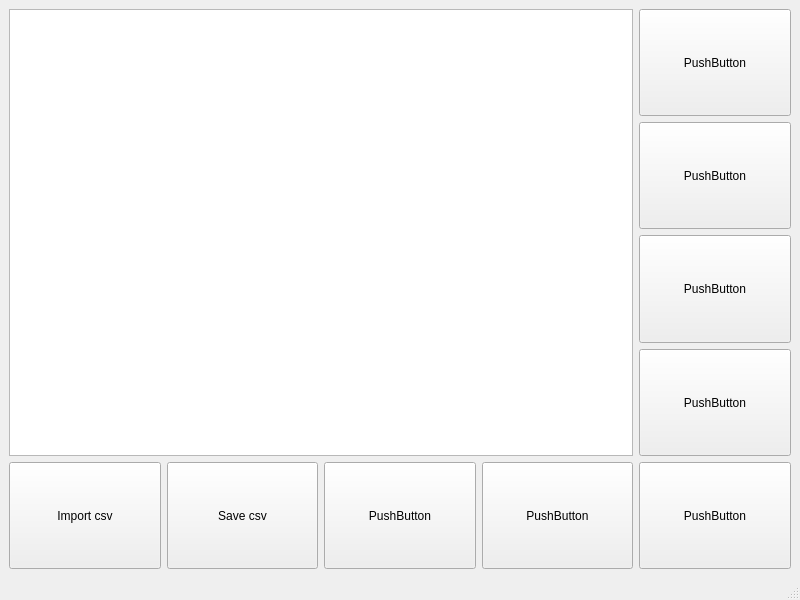
<?xml version="1.0" encoding="UTF-8"?>
<ui version="4.0">
 <class>MainWindow</class>
 <widget class="QMainWindow" name="MainWindow">
  <property name="geometry">
   <rect>
    <x>0</x>
    <y>0</y>
    <width>800</width>
    <height>600</height>
   </rect>
  </property>
  <property name="windowTitle">
   <string>MainWindow</string>
  </property>
  <widget class="QWidget" name="centralwidget">
   <layout class="QGridLayout" name="gridLayout">
    <item row="0" column="0" rowspan="4" colspan="4">
     <widget class="QTableView" name="tableView"/>
    </item>
    <item row="0" column="4">
     <widget class="QPushButton" name="pushButton_9">
      <property name="sizePolicy">
       <sizepolicy hsizetype="Minimum" vsizetype="Preferred">
        <horstretch>0</horstretch>
        <verstretch>0</verstretch>
       </sizepolicy>
      </property>
      <property name="text">
       <string>PushButton</string>
      </property>
     </widget>
    </item>
    <item row="1" column="4">
     <widget class="QPushButton" name="pushButton_8">
      <property name="sizePolicy">
       <sizepolicy hsizetype="Minimum" vsizetype="Preferred">
        <horstretch>0</horstretch>
        <verstretch>0</verstretch>
       </sizepolicy>
      </property>
      <property name="text">
       <string>PushButton</string>
      </property>
     </widget>
    </item>
    <item row="2" column="4">
     <widget class="QPushButton" name="pushButton_7">
      <property name="sizePolicy">
       <sizepolicy hsizetype="Minimum" vsizetype="Preferred">
        <horstretch>0</horstretch>
        <verstretch>0</verstretch>
       </sizepolicy>
      </property>
      <property name="text">
       <string>PushButton</string>
      </property>
     </widget>
    </item>
    <item row="3" column="4">
     <widget class="QPushButton" name="pushButton_6">
      <property name="sizePolicy">
       <sizepolicy hsizetype="Minimum" vsizetype="Preferred">
        <horstretch>0</horstretch>
        <verstretch>0</verstretch>
       </sizepolicy>
      </property>
      <property name="text">
       <string>PushButton</string>
      </property>
     </widget>
    </item>
    <item row="4" column="0">
     <widget class="QPushButton" name="pushButton_5">
      <property name="sizePolicy">
       <sizepolicy hsizetype="Minimum" vsizetype="Preferred">
        <horstretch>0</horstretch>
        <verstretch>0</verstretch>
       </sizepolicy>
      </property>
      <property name="text">
       <string>Import csv</string>
      </property>
     </widget>
    </item>
    <item row="4" column="1">
     <widget class="QPushButton" name="pushButton_4">
      <property name="sizePolicy">
       <sizepolicy hsizetype="Minimum" vsizetype="Preferred">
        <horstretch>0</horstretch>
        <verstretch>0</verstretch>
       </sizepolicy>
      </property>
      <property name="text">
       <string>Save csv</string>
      </property>
     </widget>
    </item>
    <item row="4" column="2">
     <widget class="QPushButton" name="pushButton_3">
      <property name="sizePolicy">
       <sizepolicy hsizetype="Minimum" vsizetype="Preferred">
        <horstretch>0</horstretch>
        <verstretch>0</verstretch>
       </sizepolicy>
      </property>
      <property name="text">
       <string>PushButton</string>
      </property>
     </widget>
    </item>
    <item row="4" column="3">
     <widget class="QPushButton" name="pushButton_2">
      <property name="sizePolicy">
       <sizepolicy hsizetype="Minimum" vsizetype="Preferred">
        <horstretch>0</horstretch>
        <verstretch>0</verstretch>
       </sizepolicy>
      </property>
      <property name="text">
       <string>PushButton</string>
      </property>
     </widget>
    </item>
    <item row="4" column="4">
     <widget class="QPushButton" name="pushButton">
      <property name="sizePolicy">
       <sizepolicy hsizetype="Minimum" vsizetype="Preferred">
        <horstretch>0</horstretch>
        <verstretch>0</verstretch>
       </sizepolicy>
      </property>
      <property name="text">
       <string>PushButton</string>
      </property>
     </widget>
    </item>
   </layout>
  </widget>
  <widget class="QMenuBar" name="menubar">
   <property name="geometry">
    <rect>
     <x>0</x>
     <y>0</y>
     <width>800</width>
     <height>21</height>
    </rect>
   </property>
  </widget>
  <widget class="QStatusBar" name="statusbar"/>
 </widget>
 <resources/>
 <connections/>
</ui>
